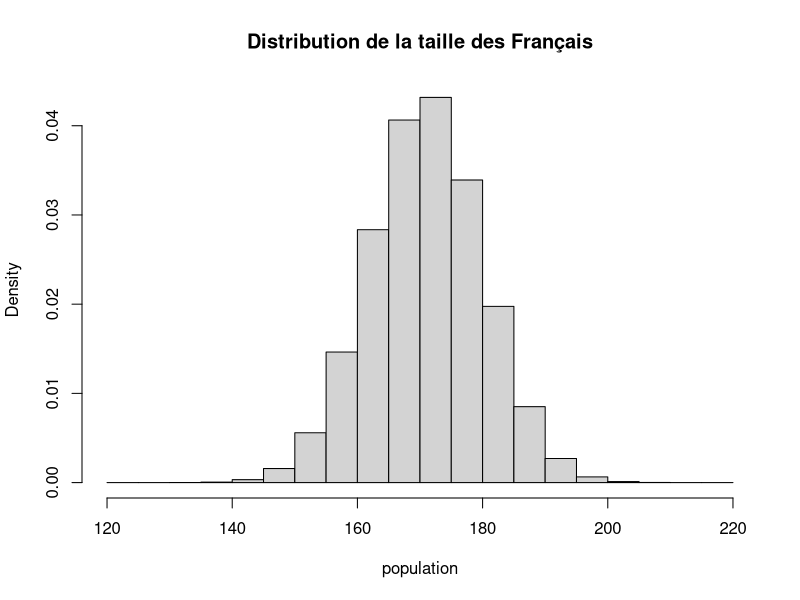
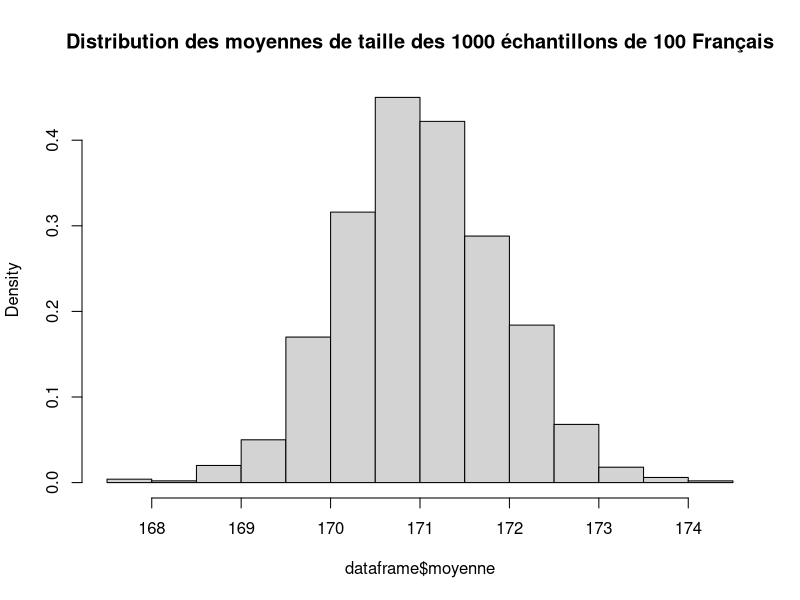
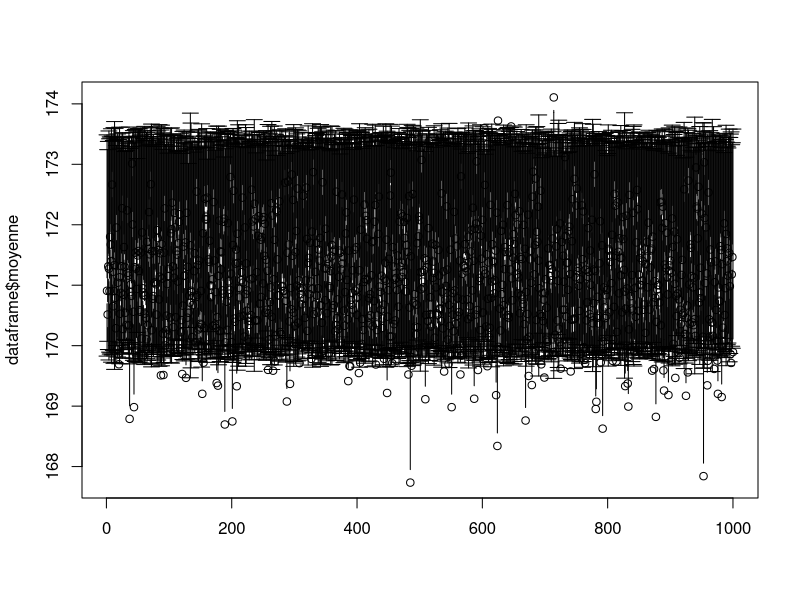

These figures' R source, in order:
install.packages("gplots")
library(gplots)



# Exercice 1


set.seed(1789)
population <- rnorm(n = 10000000,mean = 171,sd = 9)


mean(population)
sd(population)
# tailles attendues retrouvées


hist(population, main="Distribution de la taille des Français", probability = TRUE)
# forme bien connue retrouvée


sum(population > 190)
# 1-pnorm(q = 190, mean = 171, sd = 9) ???


sum(population < 144)
# pnorm(q = 144, mean = 171, sd = 9) ???



# Exercice 2


echantillon <- sample(population, size = 100, replace = TRUE)
mean(echantillon)
sd(echantillon)
# valeurs assez proches de celles de la population


alpha1 <- sd(echantillon) / sqrt(100)
u1 = qt(p=0.05/2, df=100-1,lower.tail=F)
mean(echantillon) + u1 * alpha1 - (mean(echantillon) - u1 * alpha1)
borne_inf <- mean(echantillon) - u1 * alpha1
borne_sup <- mean(echantillon) + u1 * alpha1
c(borne_inf,borne_sup)


dataframe_temp <- data.frame(replicate(1000, sample(population, size = 100, replace = TRUE)))
t(dataframe_temp)
dataframe <- data.frame(sapply(dataframe_temp[ , ], mean))
colnames(dataframe) <- c("moyenne")
dataframe$ecart_type <- sapply(dataframe_temp[ , ], sd)


hist(dataframe$moyenne, main="Distribution des moyennes de taille des 1000 échantillons de 100 Français", probability = TRUE)
# forme connue retrouvée


mean(dataframe$moyenne)
sd(dataframe$moyenne)


sum(dataframe$moyenne > 172.8)
# 1-pnorm(q = 172.8, mean = 171, sd = 9) ???


alpha2 <- dataframe$ecart_type / sqrt(100)
u2 = qt(p=0.05/2, df=100-1,lower.tail=F)
dataframe$largeur_demi_intervalle <- mean(echantillon) + u2 * alpha2 - (mean(echantillon) - u2 * alpha2)
dataframe$borne_inf <- mean(echantillon) - u2 * alpha2
dataframe$borne_sup <- mean(echantillon) + u2 * alpha2


# plot(dataframe$moyenne, y, xlabel = ) ???
# graphique résultant du plotCI ci-dessous semble bizarre
plotCI(dataframe$moyenne, y = NULL, uiw = (dataframe$borne_sup - dataframe$moyenne), liw = (dataframe$moyenne - dataframe$borne_inf), err = "y")
